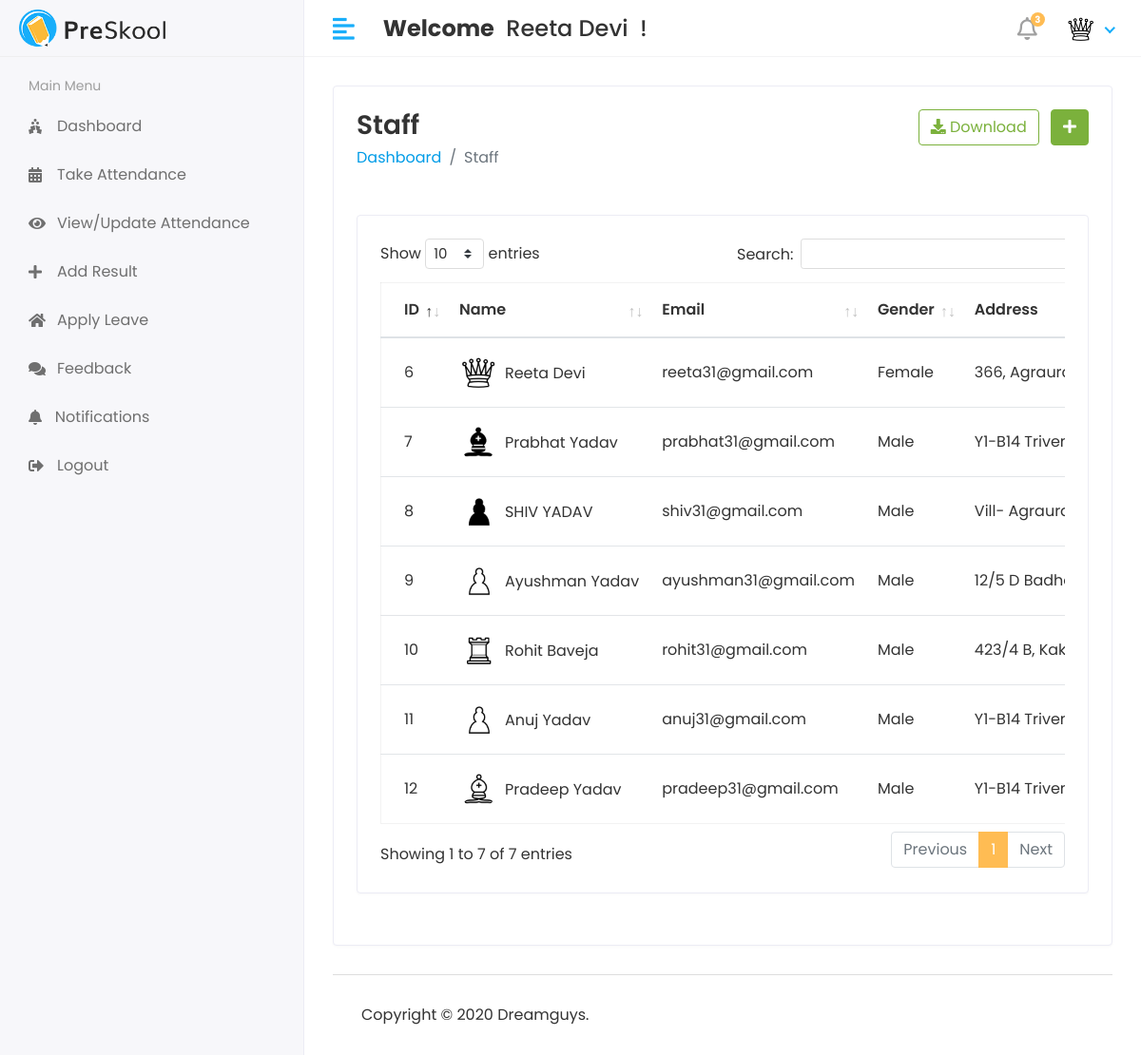
The page /Hod/Staff/view (signed in) on the database its author committed.
### myApp/models.py (models this page shows, shortened)
class CustomUser(AbstractUser):
  USER = (
    (1, 'HOD'),
    (2, 'STAFF'),
    (3, 'STUDENT'),
  )
  user_type = models.CharField(choices=USER, max_length=50, default=1)
  profile_Pic = models.ImageField(upload_to='media/profilePic')

class Staff(models.Model):
  objects = None
  admin = models.OneToOneField(CustomUser, on_delete=models.CASCADE)
  address = models.TextField()
  gender = models.CharField(max_length=100)
  created_at = models.DateTimeField(auto_now_add=True)
  updated_at = models.DateTimeField(auto_now=True)

### StudentManagementProject/Hod_Views.py (the view)
@login_required(login_url='/')
def view_staff(request):
  staff = Staff.objects.all()
  context = {
    'staffs': staff,
  }
  return render(request, 'Hod/view_staff.html', context)

### templates/Hod/view_staff.html (shortened to what this page needs)
{% extends 'base.html' %}
{% block content %}
{% load static %}
<div class="row">
  <div class="col-sm-12">
    <div class="card">
      <div class="card-body">
        <div class="row">
          <div class="col bg-white">
            <h3 class="page-title">Staff</h3>
            <ul class="breadcrumb bg-white p-0 mb-5">
              <li class="breadcrumb-item"><a href="{% url 'hod_home' %}">Dashboard</a></li>
              <li class="breadcrumb-item active">Staff</li>
            </ul>
          </div>
          <div class="col-auto text-right float-right ml-auto">
            <a href="#" class="btn btn-outline-success mr-2"><i class="fas fa-download"></i> Download</a>
            <a href="{% url 'add_staff' %}" class="btn btn-success"><i class="fas fa-plus"></i></a>
          </div>
        </div>
        <div class="row">
          <div class="col-sm-12">
            <div class="card card-table">
              <div class="card-body">
                <div class="table-responsive">
                  <table id="table_id" class="table table-hover table-center mb-0">
                    <thead>
                    <tr>
                      <th>ID</th>
                      <th>Name</th>
                      <th>Email</th>
                      <th>Gender</th>
                      <th>Address</th>
                    </tr>
                    </thead>
                    <tbody>
                    {% for i in staffs %}
                    <tr>
                      <td>{{i.id}}</td>
                      <td>
                        <h2 class="table-avatar">
                          {% if i.admin_id.profile_Pic == "" %}
                          <a href="#" class="avatar avatar-sm mr-2"><img
                              class="avatar-img rounded-circle"
                              src="{% static 'assets/img/no-img.jpg' %}"></a>
                          {% else %}
                          <a href="#" class="avatar avatar-sm mr-2"><img
                              class="avatar-img rounded-circle" src="/{{i.admin.profile_Pic}}"></a>
                          <a href="#">{{i.admin.first_name}}&nbsp;{{i.admin.last_name}}</a>
                          {% endif %}
                        </h2>
                      </td>
                      <td>{{i.admin.email}}</td>
                      <td>{{i.gender}}</td>
                      <td>{{i.address}}</td>
                    </tr>
                    {% endfor %}
                    </tbody>
                  </table>
                </div>
              </div>
            </div>
          </div>
        </div>
      </div>
    </div>
  </div>
</div>
{% endblock %}

### templates/includes/header.html (shortened to what this page needs)
{% load static %}
<div class="header">
  <div class="header-left">
    <a href="#" class="logo">
      <img src="{% static 'assets/img/logo.png' %}" alt="Logo">
    </a>
  </div>
  <a href="javascript:void(0);" id="toggle_btn">
    <i class="fas fa-align-left"></i>
  </a>
  <div class="top-nav-search mt-3">
    <h4><strong>Welcome</strong>&nbsp; <span>{{ user.first_name }} {{ user.last_name}}</span>&nbsp; !</h4>
  </div>
  <ul class="nav user-menu">
    <li class="nav-item dropdown noti-dropdown">
      <a href="#" class="dropdown-toggle nav-link" data-toggle="dropdown">
        <i class="far fa-bell"></i><span class="badge badge-pill">3</span>
      </a>
    </li>
    <li class="nav-item dropdown has-arrow">
      <a href="#" class="dropdown-toggle nav-link" data-toggle="dropdown">
        {% if user.profile_Pic == "" %}
        <span class="user-img"><img class="rounded-circle" src="{% static 'assets/img/no-img.jpg' %}" width="31" alt="{{user.first_name}}'s Pic"></span>
        {% else %}
        <span class="user-img"><img class="rounded-circle" src="/{{user.profile_Pic}}" width="31" alt="{{user.first_name}}'s Pic"></span>
        {% endif %}
      </a>
    </li>
  </ul>
</div>

### static/assets/css/style.css (style rules this page uses)
html { height: 100%; }
body { background-color: #fff; color: #333; font-family: 'Poppins', sans-serif; font-size: 1rem; height: 100%; line-height: 1.5; overflow-x: hidden; }
h1, h2, h3, h4, h5, h6 { font-family: 'Poppins', sans-serif; margin-top: 0; }
a { color: #009ce7; }
input, button, a { transition: all 0.4s ease; -moz-transition: all 0.4s ease; -o-transition: all 0.4s ease; -ms-transition: all 0.4s ease; -webkit-transition: all 0.4s ease; }
ul, ol { padding: 0px; list-style: none; }
.table { color: #333; max-width: 100%; margin-bottom: 0; width: 100%; }
.table.dataTable { border-collapse: collapse !important; border: 1px solid rgba(0, 0, 0, 0.05); }
table.table td h2 { display: inline-block; font-size: inherit; font-weight: 400; margin: 0; padding: 0; vertical-align: middle; }
table.table td h2.table-avatar { align-items: center; display: inline-flex; font-size: inherit; font-weight: 400; margin: 0; padding: 0; vertical-align: middle; white-space: nowrap; }
table.table td h2 a { color: #333; }
.table thead tr th { font-weight: 600; }
.table tbody tr { border-bottom: 1px solid rgba(0, 0, 0, 0.05); }
.table.table-center td, .table.table-center th { vertical-align: middle; }
.card-table .card-body .table > thead > tr > th { border-top: 0; }
.card-table .card-body .table tr td:first-child, .card-table .card-body .table tr th:first-child { padding-left: 1.5rem; }
.card-table .table td, .card-table .table th { border-top: 1px solid #e2e5e8; padding: 1rem 0.75rem; white-space: nowrap; }
.bg-white { background-color: #fff; }
.btn-success { background-color: #7bb13c; border: 1px solid #7bb13c }
.btn-outline-success { color: #7bb13c; border-color: #7bb13c; }
.card { border: 1px solid #ececf5; box-shadow: 0 1px 3px 0 rgba(0, 0, 0, 0.03); margin-bottom: 1.875rem; }
.card-body { padding: 1.5rem; }
.avatar { position: relative; display: inline-block; width: 3rem; height: 3rem }
.avatar > img { width: 100%; height: 100%; -o-object-fit: cover; object-fit: cover; }
.avatar-sm { width: 2.5rem; height: 2.5rem; }
.header { background-color: #fff; border-bottom: 1px solid #f3f3f4; left: 0; position: fixed; right: 0; top: 0; z-index: 1001; height: 60px; }
.header .header-left { float: left; height: 60px; padding: 0 20px; position: relative; width: 320px; z-index: 1; transition: all 0.2s ease-in-out; background-color: #f7f7fa; border-bottom: 1px solid #efefef; border-right: 1px solid #ececf5; display: flex; align-items: center; }
.header .header-left .logo { display: inline-block; line-height: 60px; }
.header .header-left .logo img { max-height: 40px; width: auto; }
.header .dropdown-toggle:after { display: none; }
.header .has-arrow .dropdown-toggle:after { border-top: 0; border-left: 0; border-bottom: 2px solid #18aefa; border-right: 2px solid #18aefa; content: ''; height: 8px; display: inline-block; pointer-events: none; -webkit-transform-origin: 66% 66%; -ms-transform-origin: 66% 66%; transform-origin: 66% 66%; -webkit-transform: rotate(45deg); -ms-transform: rotate(45deg); transform: rotate(45deg); -webkit-transition: all 0.15s ease-in-out; transition: all 0.15s ease-in-out; width: 8px; vertical-align: 0px; }
.user-menu { float: right; margin: 0; position: relative; z-index: 99; padding-right: 15px; }
.user-menu.nav > li > a { color: #a0a0a0; font-size: 14px; line-height: 58px; padding: 0 15px; height: 60px; }
.user-img { margin-right: 3px; position: relative; }
.top-nav-search { float: left; margin-left: 15px; }
.page-title { font-size: 28px; font-weight: 600; color: #333; margin-bottom: 5px; }
.user-menu.nav > li > a .badge { background-color: #FFBC53; display: block; font-size: 10px; font-weight: bold; height: 15px; width: 15px; position: absolute; right: 7px; top: 13px; color: #fff; padding: 3px; }
.user-menu.nav > li > a > i { font-size: 1.5rem; line-height: 60px; }
@media (min-width: 992px) { #toggle_btn { align-items: center; color: #18aefa; display: inline-flex; float: left; font-size: 26px; height: 60px; justify-content: center; margin-left: 15px; padding: 0 15px; } }

### rows shown on the page
CustomUser: first_name "Reeta", last_name "Devi", profile_Pic (picture)
Staff: id "6", admin.profile_Pic (picture), admin.first_name "Reeta", admin.last_name "Devi", admin.email "reeta31@gmail.com", gender "Female", address "366,…"
Staff: id "7", admin.profile_Pic (picture), admin.first_name "Prabhat", admin.last_name "Yadav", admin.email "prabhat31@gmail.com", gender "Male", address "Y1-B14…"
Staff: id "8", admin.profile_Pic (picture), admin.first_name "SHIV", admin.last_name "YADAV", admin.email "shiv31@gmail.com", gender "Male", address "Vill-…"
Staff: id "9", admin.profile_Pic (picture), admin.first_name "Ayushman", admin.last_name "Yadav", admin.email "ayushman31@gmail.com", gender "Male", address "12/5 D…"
Staff: id "10", admin.profile_Pic (picture), admin.first_name "Rohit", admin.last_name "Baveja", admin.email "rohit31@gmail.com", gender "Male", address "423/4 B,…"
Staff: id "11", admin.profile_Pic (picture), admin.first_name "Anuj", admin.last_name "Yadav", admin.email "anuj31@gmail.com", gender "Male", address "Y1-B14…"
Staff: id "12", admin.profile_Pic (picture), admin.first_name "Pradeep", admin.last_name "Yadav", admin.email "pradeep31@gmail.com", gender "Male", address "Y1-B14…"
